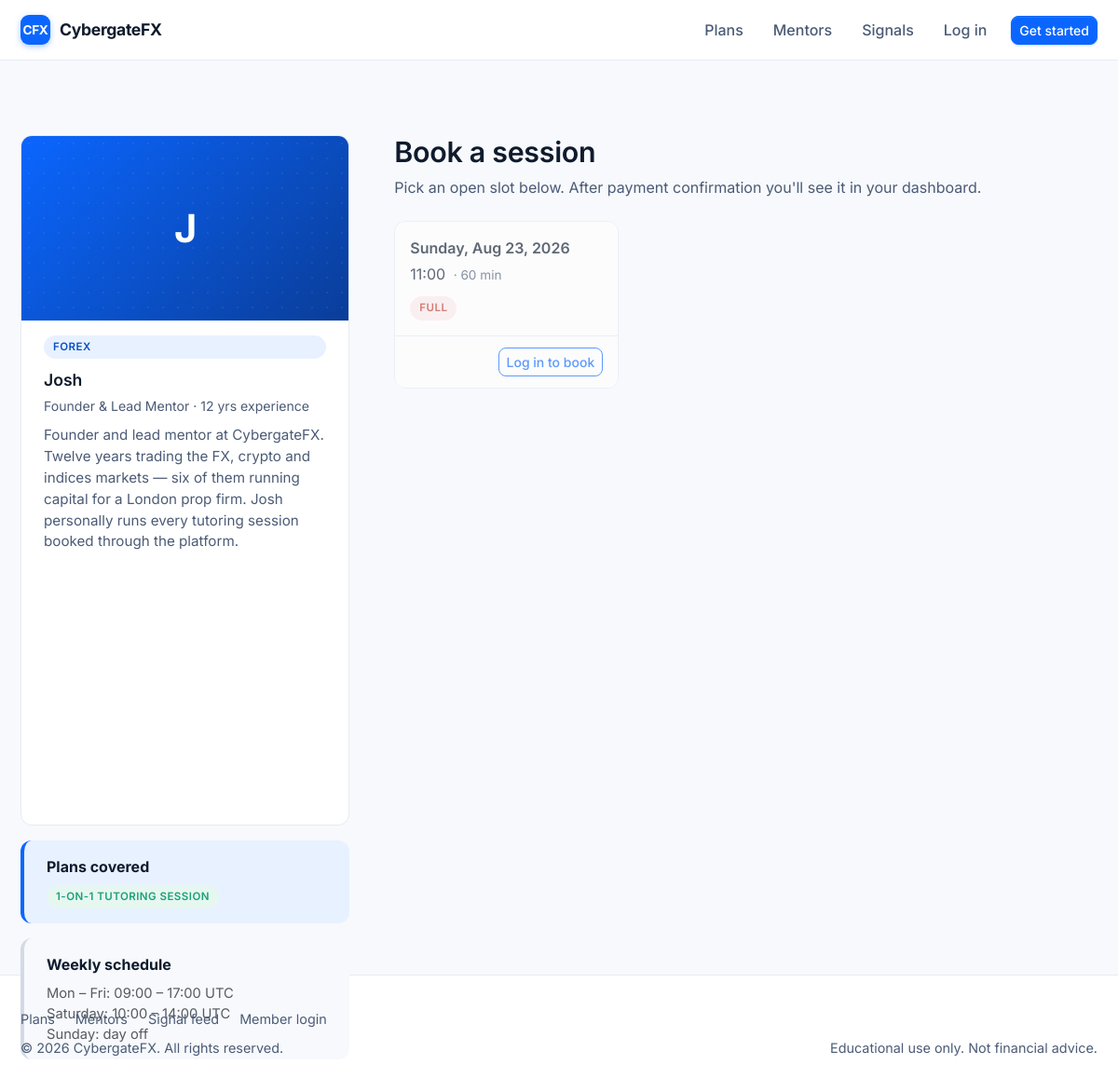
/mentors/8/, run on the app's committed database.
### mentors/models.py (models this page shows, shortened)
class Mentor(models.Model):
    class Specialization(models.TextChoices):
        FOREX = 'Forex', 'Forex'
        CRYPTO = 'Crypto', 'Crypto'
        INDICES = 'Indices', 'Indices'
    name = models.CharField(max_length=120)
    bio = models.TextField(blank=True)
    years_experience = models.PositiveIntegerField(default=0)
    specialization = models.CharField(
        max_length=20,
        choices=Specialization.choices,
        default=Specialization.FOREX,
    )
    photo_url = models.URLField(blank=True)
    plans = models.ManyToManyField(MentorshipPlan, related_name='mentors', blank=True)
    class Meta:
        ordering = ['name']

class MentorshipPlan(models.Model):
    name = models.CharField(max_length=80)
    price = models.DecimalField(max_digits=8, decimal_places=2)
    description = models.TextField()
    duration_days = models.PositiveIntegerField(
        help_text='How many days the plan is valid after purchase.'
    )
    sessions_included = models.PositiveIntegerField(
        default=0,
        help_text='Number of mentoring sessions included (0 for signal-only plans).'
    )
    class Meta:
        ordering = ['price']

class TimeSlot(models.Model):
    class Status(models.TextChoices):
        OPEN = 'open', 'Open'
        FULL = 'full', 'Full'
        CANCELLED = 'cancelled', 'Cancelled'
    mentor = models.ForeignKey(Mentor, on_delete=models.CASCADE, related_name='time_slots')
    date = models.DateField()
    start_time = models.TimeField()
    duration_minutes = models.PositiveIntegerField(default=60)
    capacity = models.PositiveIntegerField(default=1)
    status = models.CharField(
        max_length=12,
        choices=Status.choices,
        default=Status.OPEN,
    )
    class Meta:
        ordering = ['date', 'start_time']
        verbose_name = 'Time slot'
        verbose_name_plural = 'Time slots'
    @property
    def seats_taken(self):
        return self.bookings.filter(status__in=['pending', 'confirmed']).count()
    @property
    def seats_left(self):
        return max(self.capacity - self.seats_taken, 0)

### mentors/views.py (the view)
# urls.py: path('mentors/<int:pk>/', MentorDetailView.as_view(), name='mentor_detail'),
class MentorDetailView(DetailView):
    model = Mentor
    template_name = 'mentors/mentor_detail.html'
    context_object_name = 'mentor'
    def get_context_data(self, **kwargs):
        from django.utils import timezone
        ctx = super().get_context_data(**kwargs)
        today = timezone.localdate()
        ctx['time_slots'] = (
            self.object.time_slots
            .filter(status='open')
            .filter(date__gte=today)
            .order_by('date', 'start_time')
        )
        return ctx

### templates/mentors/mentor_detail.html (shortened to what this page needs)
{% extends 'base.html' %}
{% block content %}
<section class="cfx-section">
  <div class="container">
    <div class="row g-5">
      <div class="col-lg-4">
        <div class="cfx-mentor-card mb-3">
          <div class="avatar" aria-hidden="true">{{ mentor.name|slice:":1"|upper }}</div>
          <div class="body">
            <span class="spec-pill">{{ mentor.get_specialization_display }}</span>
            <div class="name">{{ mentor.name }}</div>
            <div class="role">Founder &amp; Lead Mentor &middot; {{ mentor.years_experience }} yrs experience</div>
            <p class="bio">{{ mentor.bio }}</p>
          </div>
        </div>
        <div class="cfx-callout mb-3">
          <strong>Plans covered</strong>
          <div class="mt-2 d-flex flex-wrap gap-2">
            {% for p in mentor.plans.all %}
              <span class="status-pill confirmed">{{ p.name }}</span>
            {% empty %}
              <span class="text-muted">No plans assigned.</span>
            {% endfor %}
          </div>
        </div>
        <div class="cfx-callout muted">
          <strong>Weekly schedule</strong>
          <div class="mt-2 text-muted" style="font-size:0.92rem;">
            Mon &ndash; Fri: 09:00 &ndash; 17:00 UTC<br>
            Saturday: 10:00 &ndash; 14:00 UTC<br>
            Sunday: day off
          </div>
        </div>
      </div>
      <div class="col-lg-8">
        <div class="cfx-page-head">
          <div>
            <h2>Book a session</h2>
            <p class="head-sub">Pick an open slot below. After payment confirmation you'll see it in your dashboard.</p>
          </div>
        </div>
        {% if time_slots %}
          <div class="cfx-slot-grid">
            {% for slot in time_slots %}
              {% if slot.seats_left <= 0 %}
                <div class="cfx-slot-card is-full">
              {% else %}
                <div class="cfx-slot-card">
              {% endif %}
                <div class="cfx-slot-card-body">
                  <div class="cfx-slot-date">{{ slot.date|date:"l, M j, Y" }}</div>
                  <div class="cfx-slot-time">
                    {{ slot.start_time|time:"H:i" }}
                    <span class="cfx-slot-duration">&middot; {{ slot.duration_minutes }} min</span>
                  </div>
                  <div>
                    {% if slot.seats_left <= 0 %}
                      <span class="status-pill full">Full</span>
                    {% else %}
                      <span class="status-pill open">{{ slot.seats_left }} seat{{ slot.seats_left|pluralize }} left</span>
                    {% endif %}
                  </div>
                </div>
                <div class="cfx-slot-card-foot">
                  {% if user.is_authenticated %}
                    {% if slot.seats_left <= 0 %}
                      <button class="btn btn-outline-secondary btn-sm" disabled>Unavailable</button>
                    {% else %}
                      <a href="{% url 'bookings:new' slot.pk %}" class="btn btn-primary btn-sm">Book</a>
                    {% endif %}
                  {% else %}
                    <a href="{% url 'accounts:login' %}?next={% url 'bookings:new' slot.pk %}" class="btn btn-outline-primary btn-sm">Log in to book</a>
                  {% endif %}
                </div>
              </div>
            {% endfor %}
          </div>
        {% else %}
          <div class="cfx-empty">
            <p class="mb-2">No open slots right now.</p>
            <p class="text-muted mb-3">Please check back tomorrow — new slots are added regularly.</p>
          </div>
        {% endif %}
      </div>
    </div>
  </div>
</section>
{% endblock %}

### static/css/site.css (style rules this page uses)
:root { --brand: #0b66ff; --brand-dark: #0750c2; --brand-soft: #e8f1ff; --ink: #0f1b2d; --ink-soft: #4b5b76; --line: #e6ebf2; --line-strong: #d2dae6; --surface: #ffffff; --surface-alt: #f7f9fc; --surface-3: #eef2f8; --success: #1aa179; --warning: #c97a00; --danger: #c0392b; --radius: 12px; --radius-sm: 8px; --radius-lg: 18px; --shadow-sm: 0 1px 2px rgba(15,27,45,.06), 0 1px 1px rgba(15,27,45,.04); --shadow-md: 0 8px 24px rgba(15,27,45,.08); --shadow-lg: 0 18px 48px rgba(15,27,45,.12); --container-max: 1180px; --space-1: 6px; --space-2: 10px; --space-3: 16px; --space-4: 24px; --space-5: 36px; --space-6: 56px; --space-7: 80px; }
*, *::before, *::after { box-sizing: border-box; }
html, body { background: var(--surface-alt); color: var(--ink); font-family: 'Inter', -apple-system, BlinkMacSystemFont, 'Segoe UI', Roboto, sans-serif; font-feature-settings: 'cv11', 'ss01'; -webkit-font-smoothing: antialiased; -moz-osx-font-smoothing: grayscale; }
body { line-height: 1.5; }
h1, h2, h3, h4, h5 { color: var(--ink); font-weight: 600; letter-spacing: -0.01em; margin-top: 0; }
a { color: var(--brand); text-decoration: none; }
.container, .container-md, .container-lg { max-width: var(--container-max); }
.btn { font-weight: 500; border-radius: 8px; }
.btn-outline-primary { color: var(--brand); border-color: var(--brand); }
.cfx-section { padding: var(--space-7) 0; }
.cfx-section h2 { font-size: 1.9rem; margin-bottom: 8px; }
.cfx-mentor-card { background: var(--surface); border: 1px solid var(--line); border-radius: var(--radius); overflow: hidden; transition: border-color .15s, box-shadow .15s, transform .15s; height: 100%; display: flex; flex-direction: column; }
.cfx-mentor-card .avatar { width: 100%; aspect-ratio: 16 / 9; background: linear-gradient(135deg, #0b66ff 0%, #0a3d99 100%); color: #fff; display: flex; align-items: center; justify-content: center; font-weight: 700; font-size: 2.6rem; letter-spacing: -0.02em; position: relative; overflow: hidden; }
.cfx-mentor-card .avatar::after { content: ""; position: absolute; inset: 0; background-image: radial-gradient(rgba(255,255,255,0.10) 1px, transparent 1px); background-size: 16px 16px; opacity: 0.6; }
.cfx-mentor-card .body { padding: var(--space-3) var(--space-4) var(--space-4); flex: 1; display: flex; flex-direction: column; }
.cfx-mentor-card .name { font-weight: 600; font-size: 1.1rem; margin-bottom: 4px; }
.cfx-mentor-card .role { font-size: 0.88rem; color: var(--ink-soft); margin-bottom: 10px; }
.cfx-mentor-card .bio { font-size: 0.95rem; color: var(--ink-soft); margin-bottom: var(--space-3); flex: 1; }
.cfx-mentor-card .spec-pill { display: inline-block; background: var(--brand-soft); color: var(--brand-dark); font-weight: 600; font-size: 0.72rem; padding: 4px 10px; border-radius: 999px; letter-spacing: 0.04em; text-transform: uppercase; margin-bottom: var(--space-2); }
.cfx-slot-grid { display: grid; grid-template-columns: repeat(auto-fill, minmax(240px, 1fr)); gap: var(--space-3); }
.cfx-slot-card { background: var(--surface); border: 1px solid var(--line); border-radius: var(--radius); display: flex; flex-direction: column; overflow: hidden; transition: border-color .15s, box-shadow .15s, transform .15s; }
.cfx-slot-card.is-full { opacity: .65; }
.cfx-slot-card-body { padding: var(--space-3); flex: 1; }
.cfx-slot-date { font-weight: 600; margin-bottom: 4px; }
.cfx-slot-time { color: var(--ink); margin-bottom: 10px; }
.cfx-slot-duration { color: var(--ink-soft); font-size: 0.85rem; margin-left: 4px; }
.cfx-slot-card-foot { padding: 12px var(--space-3); border-top: 1px solid var(--line); background: var(--surface); display: flex; justify-content: flex-end; }
.status-pill { display: inline-block; padding: 4px 10px; border-radius: 999px; font-size: 0.72rem; font-weight: 600; text-transform: uppercase; letter-spacing: 0.04em; }
.status-pill.confirmed { background: #e6f7f0; color: var(--success); }
.status-pill.full { background: #fceaea; color: var(--danger); }
.cfx-callout { background: var(--brand-soft); border-left: 4px solid var(--brand); padding: var(--space-3) var(--space-4); border-radius: var(--radius); color: var(--ink); }
.cfx-callout.muted { background: var(--surface-alt); border-left-color: var(--line-strong); }
.cfx-page-head { display: flex; align-items: flex-end; justify-content: space-between; flex-wrap: wrap; gap: var(--space-2); margin-bottom: var(--space-4); }
.cfx-page-head .head-sub { color: var(--ink-soft); margin: 4px 0 0; }

### data on the page
Mentor: name "J", specialization "FOREX", name "Josh", years_experience "12", bio "Founder and lead mentor at CybergateFX. Twelve years trading the FX, crypto and indices markets — six of them running capital for a London prop firm. Josh personally runs every tutoring session booked through the platform."
MentorshipPlan: name "1-ON-1 TUTORING SESSION"
TimeSlot: date "Sunday, Aug 23, 2026", start_time "11:00", duration_minutes "60", capacity "FULL"
